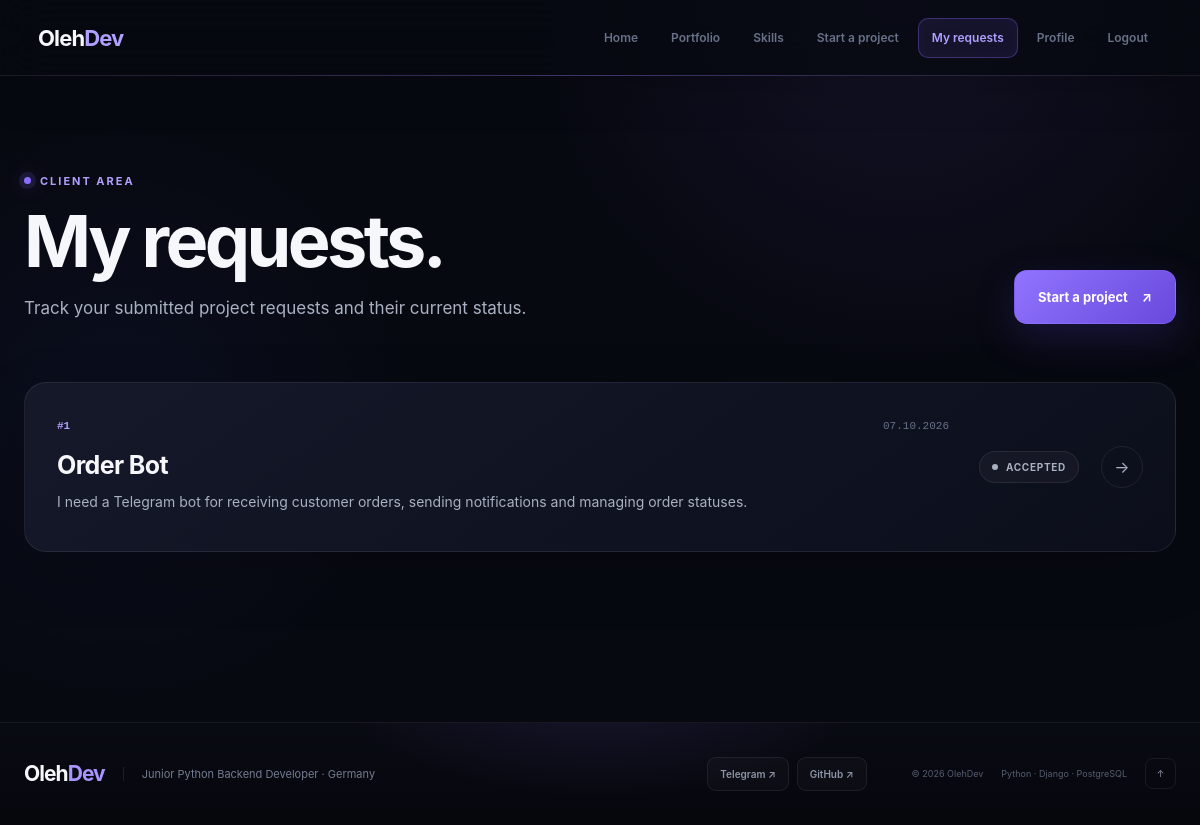
/client/ (signed in), run on the app's committed database.
### olehdev/models.py (models this page shows, shortened)
class ProjectRequest(models.Model):
    class Status(models.TextChoices):
        NEW = "new", "New"
        ACCEPTED = "accepted", "Accepted"
        REJECTED = "rejected", "Rejected"
        COMPLETED = "completed", "Completed"
    class Deadline(models.TextChoices):
        FIVE_SEVEN_DAYS = "5_7_days", "5–7 days"
        ONE_TWO_WEEKS = "1_2_weeks", "1–2 weeks"
        THREE_FOUR_WEEKS = "3_4_weeks", "3–4 weeks"
        ONE_TWO_MONTHS = "1_2_months", "1–2 months"
        NOT_SURE = "not_sure", "Not sure"
    user = models.ForeignKey(
        settings.AUTH_USER_MODEL,
        on_delete=models.CASCADE,
        related_name="project_requests",
        null=True,
        blank=True,
    )
    name = models.CharField(max_length=150)
    email = models.EmailField()
    description = models.CharField(
        max_length=500,
    )
    skills = models.ManyToManyField(
        Skill,
        blank=True,
        related_name="project_requests",
    )
    budget = models.CharField(
        max_length=100,
        blank=True,
    )
    deadline = models.CharField(
        max_length=20,
        choices=Deadline.choices,
        default=Deadline.NOT_SURE,
    )
    status = models.CharField(
        max_length=20,
        choices=Status.choices,
        default=Status.NEW,
    )
    created_at = models.DateTimeField(
        auto_now_add=True,
    )
    updated_at = models.DateTimeField(
        auto_now=True,
    )
    class Meta:
        ordering = ["-created_at"]

### olehdev/views.py (the view)
@login_required
def client_dashboard(request):
    requests = ProjectRequest.objects.filter(
        user=request.user
    )
    return render(
        request,
        "client/dashboard.html",
        {
            "requests": requests,
        },
    )

### templates/client/dashboard.html (shortened to what this page needs)
{% extends "base.html" %}
{% load static %}
{% block styles %}
    <link rel="stylesheet" href="{% static 'css/client.css' %}">
{% endblock %}
{% block content %}
<section class="client-page client-dashboard">
    <div class="client-page-header">
        <div>
            <div class="section-label">
                CLIENT AREA
            </div>
            <h1>
                My requests.
            </h1>
            <p>
                Track your submitted project requests and
                their current status.
            </p>
        </div>
        <a
            href="{% url 'start_project' %}"
            class="client-primary-button"
        >
            Start a project
            <span>↗</span>
        </a>
    </div>
    {% if requests %}
        <div class="client-request-list">
            {% for project_request in requests %}
                <a
                    href="{% url 'client_request_detail' project_request.id %}"
                    class="client-request-card"
                >
                    <div class="client-request-main">
                        <div class="client-request-top">
                            <span class="client-request-number">
                                #{{ project_request.id }}
                            </span>
                            <span class="client-request-date">
                                {{ project_request.created_at|date:"d.m.Y" }}
                            </span>
                        </div>
                        <h2>
                            {{ project_request.name }}
                        </h2>
                        <p>
                            {{ project_request.description|truncatewords:20 }}
                        </p>
                    </div>
                    <div class="client-request-side">
                        <span class="client-status status-{{ project_request.status }}">
                            {{ project_request.get_status_display }}
                        </span>
                        <span class="client-request-arrow">
                            →
                        </span>
                    </div>
                </a>
            {% endfor %}
        </div>
    {% endif %}
</section>
{% endblock %}

### static/css/client.css (style rules this page uses)
:root { --client-bg: #070911; --client-bg-soft: #0b0e18; --client-surface: rgba(17, 21, 35, 0.78); --client-surface-solid: #111523; --client-border: rgba(255, 255, 255, 0.08); --client-border-strong: rgba(255, 255, 255, 0.14); --client-text: #f5f7fb; --client-text-soft: #a9b0c1; --client-text-muted: #687187; --client-accent: #8b6cff; --client-accent-light: #b09fff; --client-accent-soft: rgba(139, 108, 255, 0.12); --client-success: #5ee6a8; --client-warning: #ffc56b; --client-danger: #ff7c8a; --client-radius: 22px; --client-radius-small: 13px; --client-container: 1180px; }
* { box-sizing: border-box; }
html { scroll-behavior: smooth; }
body { margin: 0; background: radial-gradient( circle at 75% 0%, rgba(139, 108, 255, 0.09), transparent 30% ), radial-gradient( circle at 10% 50%, rgba(75, 110, 255, 0.055), transparent 25% ), var(--client-bg); color: var(--client-text); font-family: Inter, -apple-system, BlinkMacSystemFont, "Segoe UI", sans-serif; }
a { color: inherit; }
.client-page { position: relative; width: min( calc(100% - 48px), var(--client-container) ); margin: 0 auto; padding: 92px 0 110px; }
.client-page-header { display: flex; align-items: flex-end; justify-content: space-between; gap: 40px; margin-bottom: 58px; }
.client-page-header > div { max-width: 760px; }
.section-label { display: inline-flex; align-items: center; gap: 9px; margin-bottom: 18px; color: var(--client-accent-light); font-size: 11px; font-weight: 700; letter-spacing: 0.18em; text-transform: uppercase; }
.section-label::before { content: ""; width: 7px; height: 7px; flex-shrink: 0; border-radius: 50%; background: var(--client-accent); box-shadow: 0 0 0 5px var(--client-accent-soft), 0 0 18px rgba(139, 108, 255, 0.65); }
.client-primary-button { display: inline-flex; align-items: center; justify-content: center; gap: 14px; min-height: 54px; padding: 0 23px; border: 1px solid rgba(139, 108, 255, 0.42); border-radius: 13px; background: linear-gradient( 135deg, #9174ff, #6849dc ); color: #ffffff; font-size: 13px; font-weight: 700; text-decoration: none; box-shadow: 0 14px 38px rgba(79, 55, 180, 0.25); cursor: pointer; transition: transform 0.25s ease, box-shadow 0.25s ease; }
.client-status { display: inline-flex; align-items: center; gap: 8px; min-height: 32px; padding: 0 12px; border: 1px solid var(--client-border); border-radius: 999px; background: rgba(255, 255, 255, 0.035); color: var(--client-text-soft); font-size: 10px; font-weight: 700; letter-spacing: 0.07em; text-transform: uppercase; white-space: nowrap; }
.client-status::before { content: ""; width: 6px; height: 6px; border-radius: 50%; background: currentColor; }
.client-page-header h1 { margin: 0 0 18px; color: var(--client-text); font-size: clamp(44px, 6vw, 78px); line-height: 0.98; letter-spacing: -0.05em; font-weight: 750; }
.client-page-header p { max-width: 650px; margin: 0; color: var(--client-text-soft); font-size: 17px; line-height: 1.75; }
.client-request-list { display: grid; gap: 16px; }
.client-request-card { position: relative; display: flex; align-items: center; justify-content: space-between; gap: 30px; min-height: 170px; padding: 30px 32px; overflow: hidden; border: 1px solid var(--client-border); border-radius: var(--client-radius); background: linear-gradient( 145deg, rgba(22, 26, 43, 0.94), rgba(12, 15, 27, 0.94) ); color: inherit; text-decoration: none; box-shadow: 0 20px 60px rgba(0, 0, 0, 0.18); transition: transform 0.3s ease, border-color 0.3s ease, box-shadow 0.3s ease; }
.client-request-main { min-width: 0; flex: 1; }
.client-request-top { display: flex; align-items: center; justify-content: space-between; gap: 20px; margin-bottom: 18px; }
.client-request-number { color: var(--client-accent-light); font-family: "SFMono-Regular", Consolas, monospace; font-size: 11px; font-weight: 700; }
.client-request-date { color: var(--client-text-muted); font-family: "SFMono-Regular", Consolas, monospace; font-size: 11px; }
.client-request-main h2 { margin: 0 0 10px; font-size: 25px; letter-spacing: -0.025em; }
.client-request-main p { max-width: 720px; margin: 0; color: var(--client-text-soft); font-size: 14px; line-height: 1.7; }
.client-request-side { display: flex; align-items: center; gap: 22px; flex-shrink: 0; }
.client-request-arrow { display: flex; align-items: center; justify-content: center; width: 42px; height: 42px; border: 1px solid var(--client-border); border-radius: 50%; color: var(--client-text-soft); }

### data on the page
ProjectRequest: id "1", created_at "07.10.2026", name "Order Bot", description "I need a Telegram bot for receiving customer orders, sending notifications and managing order statuses.", status "ACCEPTED"
